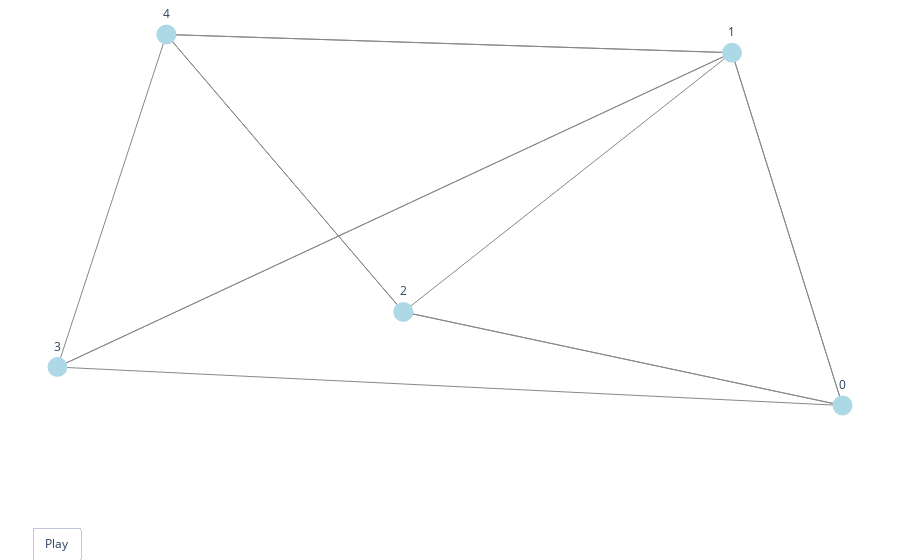

The cell this chart's notebook holds for it:
### Code cell
chain.plot_trajectory(t)

### Figure 1 — Plotly figure (JSON) as saved in the notebook; plotly's stock layout.template omitted (floating-point values rounded to 4 significant figures)
{"data": [{"hoverinfo": "none", "line": {"color": "#888", "width": 1}, "mode": "lines", "type": "scatter", "x": [0.7635, 0.5537, null, 0.7635, -0.07027, null, 0.5537, 0.7635, null, 0.5537, -0.7268, null, 0.5537, -0.5201, null, -0.07027, 0.7635, null, -0.07027, 0.5537, null, -0.07027, -0.5201, null, -0.7268, 0.7635, null, -0.7268, 0.5537, null, -0.7268, -0.5201, null, -0.5201, 0.5537, null, -0.5201, -0.07027, null], "y": [-0.8565, 0.9089, null, -0.8565, -0.3882, null, 0.9089, -0.8565, null, 0.9089, -0.6641, null, 0.9089, 1, null, -0.3882, -0.8565, null, -0.3882, 0.9089, null, -0.3882, 1, null, -0.6641, -0.8565, null, -0.6641, 0.9089, null, -0.6641, 1, null, 1, 0.9089, null, 1, -0.3882, null]}, {"hoverinfo": "text", "marker": {"color": "lightblue", "size": 20}, "mode": "markers+text", "text": ["0", "1", "2", "3", "4"], "textposition": "top center", "type": "scatter", "x": [0.7635, 0.5537, -0.07027, -0.7268, -0.5201], "y": [-0.8565, 0.9089, -0.3882, -0.6641, 1]}], "layout": {"margin": {"b": 0, "l": 0, "r": 0, "t": 0}, "showlegend": false, "updatemenus": [{"buttons": [{"args": [null, {"frame": {"duration": 500, "redraw": true}, "fromcurrent": true, "transition": {"duration": 300}}], "label": "Play", "method": "animate"}], "direction": "left", "pad": {"r": 10, "t": 87}, "showactive": false, "type": "buttons", "x": 0.1, "xanchor": "right", "y": 0, "yanchor": "top"}], "xaxis": {"visible": false}, "yaxis": {"visible": false}}}
